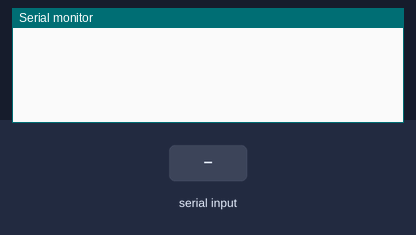
The sketch below on a simulated Arduino Uno, built with avr-gcc and run on an emulated ATmega328P. Parts: the last lines printed to the serial monitor. The test bench sets the inputs (shaded band).

Above: at 1.2 s.
1.3 s: "A\n" received over Serial
At 2.5 s:
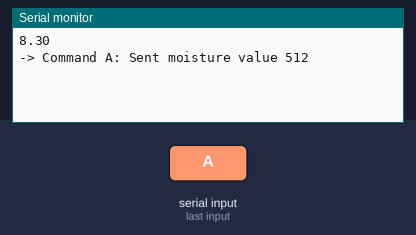
2.8 s: "B\n" received over Serial
At 3.6 s:
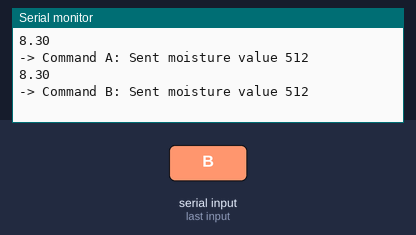
4.3 s: "C\n" received over Serial
At 4.7 s:
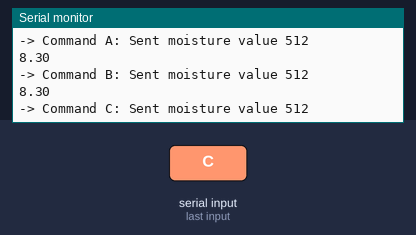
5.8 s: "D\n" received over Serial
At 7.0 s:
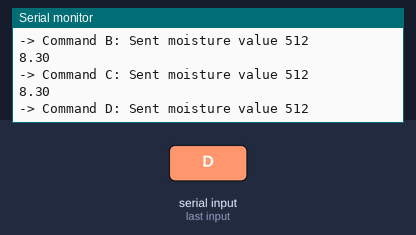
7.3 s: "E\n" received over Serial
At 8.2 s:
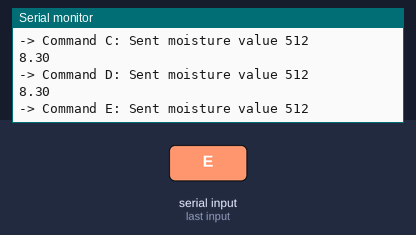

Measured:
- after the input at 1.3 s, the serial monitor: prints a new line at once (image 1)
- after the input at 2.8 s, the serial monitor: prints a new line at once (image 2)
- after the input at 4.3 s, the serial monitor: prints a new line at once (image 3)
- after the input at 5.8 s, the serial monitor: prints a new line at once (image 4)
- after the input at 7.3 s, the serial monitor: prints a new line at once (image 5)

The sketch:

soilsensor.ino
```cpp
// This sketch handles five soil moisture sensors connected to A1 through A5.
// It responds to commands 'A', 'B', 'C', 'D', or 'E' by sending back the corresponding moisture percentage.

// --- Configuration ---
const long BAUD_RATE = 9600;

// Function to map the raw 10-bit analog reading (0-1023) to
// a moisture percentage (e.g., 0.0 to 100.0).
float mapToMoisture(int analogValue) {
  // NOTE: Calibrate these values for your specific sensor!
  // Example: 0 (dry) maps to 0%, 600 (wet) maps to 100%.
  long mappedValue = map(analogValue, 767, 463, 0, 100);

  if (mappedValue < 0) mappedValue = 0;
  if (mappedValue > 1000) mappedValue = 1000;

  // Return the result as a float percentage (e.g., 75.3)
  return mappedValue / 10.0;
}

void setup() {
  Serial.begin(BAUD_RATE);
  // Wait for the serial port to be ready
  while (!Serial);

  // Initialize all relevant analog pins (A1 through A5)
  pinMode(A1, INPUT);
  pinMode(A2, INPUT);
  pinMode(A3, INPUT);
  pinMode(A4, INPUT);
  pinMode(A5, INPUT);
}

void loop() {
  // Check if data is available to be read from the serial port
  if (Serial.available() > 0) {
    // Read the incoming data until a newline character is received
    String command = Serial.readStringUntil('\n');
    command.trim(); // Clean up any extra whitespace/CR/LF

    // We only care about the first character as the command ID
    char sensorID = command.charAt(0);

    int pinToRead = -1;
    float moisturePercent = -1.0;

    // 1. Determine which soil moisture sensor pin was requested
    switch (sensorID) {
      case 'A': pinToRead = A0; break;
      case 'B': pinToRead = A1; break;
      case 'C': pinToRead = A2; break;
      case 'D': pinToRead = A3; break;
      case 'E': pinToRead = A4; break;
      default:
        Serial.print("ERROR: Unknown command received: ");
        Serial.println(command);
        // Send a dummy error value
        Serial.println("-1.0");
        return;
    }

    // 2. Read the selected soil moisture sensor pin
    int analogReading = analogRead(pinToRead);

    // 3. Convert the raw reading to a readable percentage
    moisturePercent = mapToMoisture(analogReading);

    // 4. Send ONLY the moisture percentage back, followed by a newline
    Serial.println(moisturePercent, 2);

    // Print status to serial monitor for debugging
    Serial.print("-> Command ");
    Serial.print(sensorID);
    Serial.print(": Sent moisture value ");
    Serial.println(analogReading);
  }
}
```
